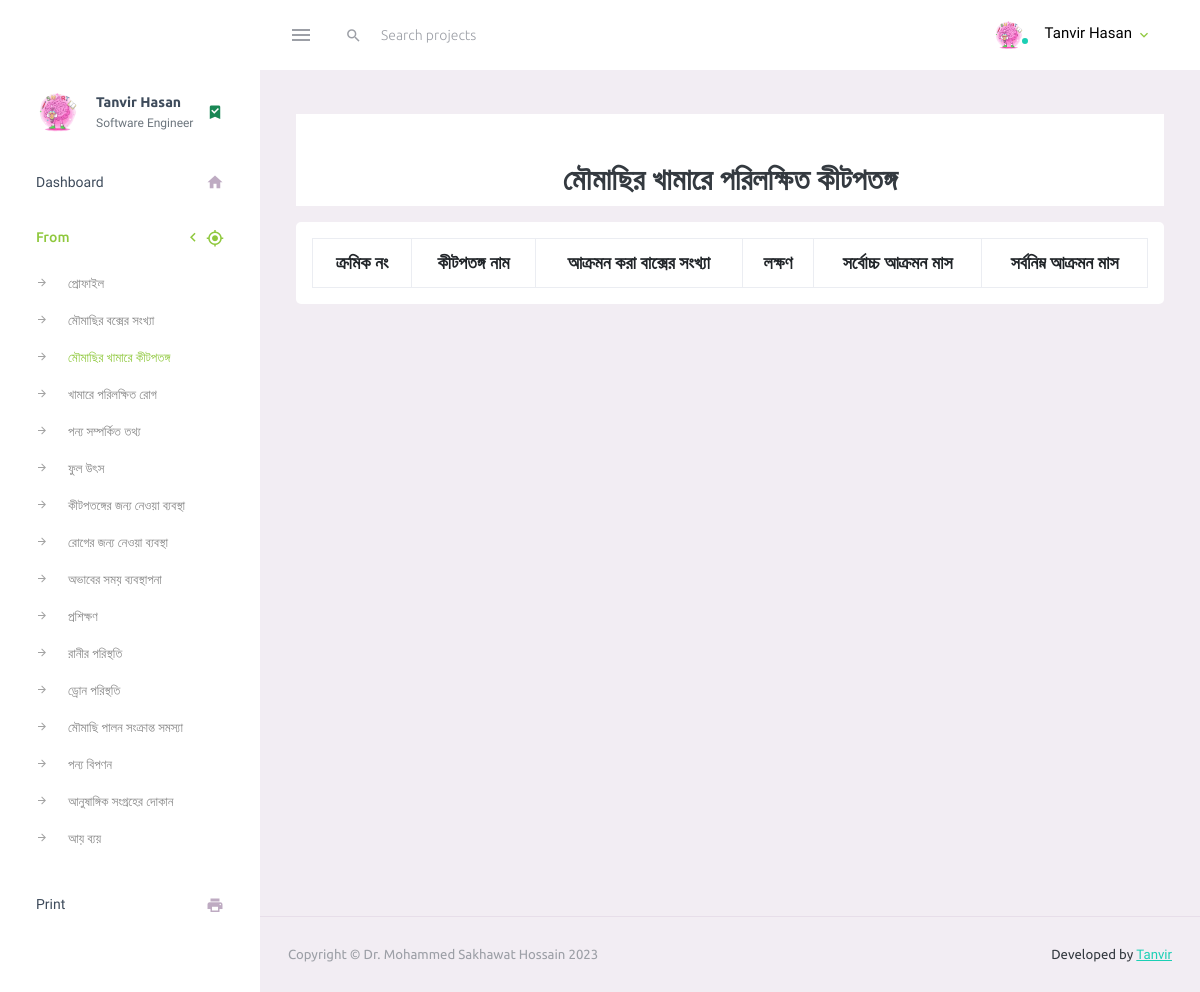
/kitpotong_f12.php (signed in), run on an earlier commit of the app's database.
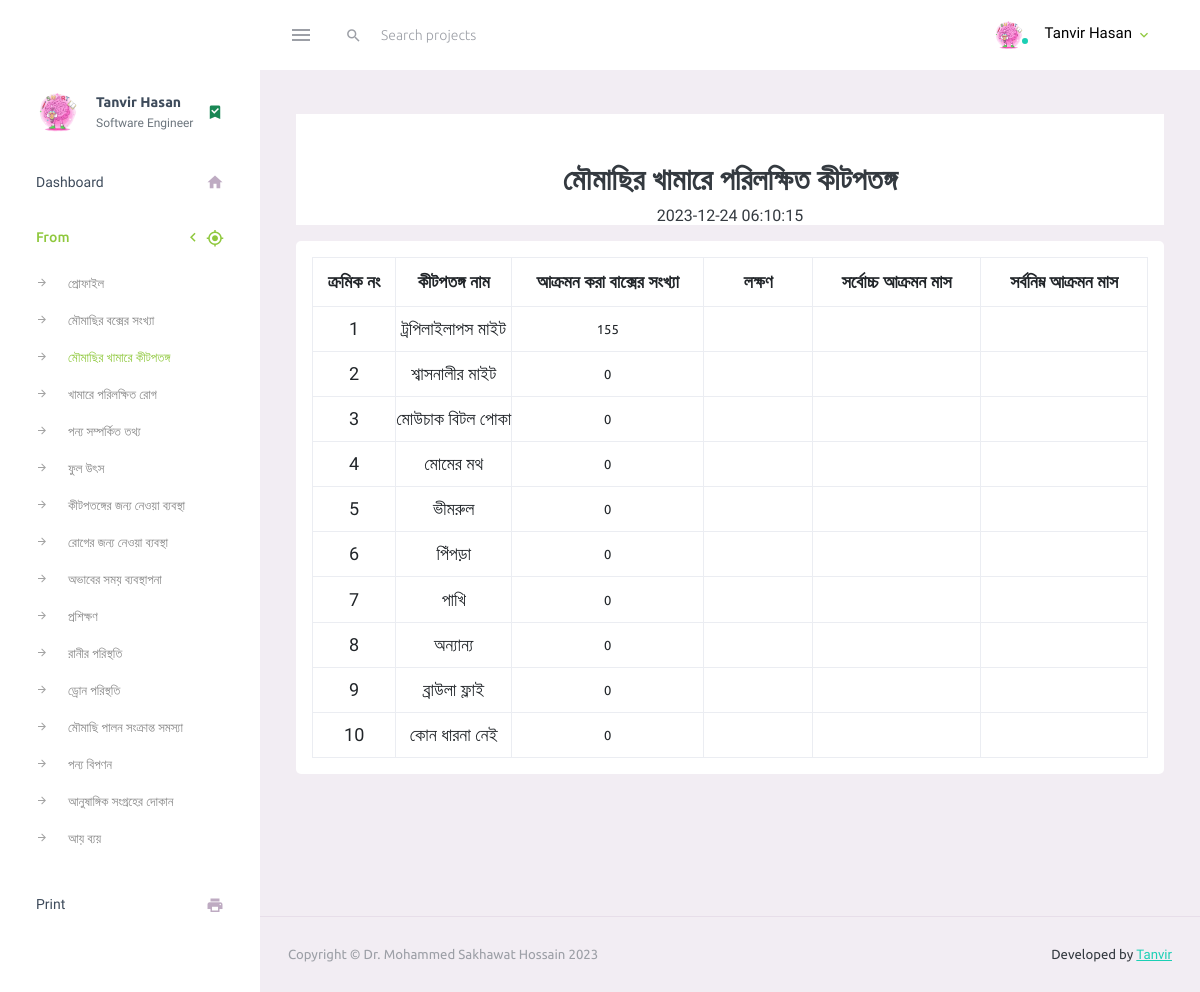
And on a later commit of the database.
### tables this page shows
CREATE TABLE `kitpotung_porilokhito_12` (
  `id` int(10) NOT NULL,
  `user_id` int(10) NOT NULL,
  `kitpotoner_name` varchar(155) NOT NULL,
  `box_sokha` int(10) NOT NULL,
  `lokkhon` varchar(255) NOT NULL,
  `max_akromon_mas` varchar(500) NOT NULL,
  `mini_akromon_mas` varchar(500) NOT NULL,
  `lastupdated` timestamp NOT NULL DEFAULT current_timestamp() ON UPDATE current_timestamp()
);

### config/function.php (called while the page is built, shortened)
<?php
function SelectData($TableName, $moresql){
    global $conn;
    $sql = "SELECT * FROM $TableName $moresql";
    $select = mysqli_query($conn, $sql);
    return $select;
}
function UserData($id, $data){
    $row = SelectData("fls_users", "WHERE user_id='$id'")->fetch_object();
    return $row->$data;
}
?>

### kitpotong_f12.php (the view, shortened to what this page needs)
<?php
require_once "inc/header.php";
?>
<div class="row justify-content-md-center">
    <div class="col-12">
        <div class="text-center bg-white table-title">
            <h2 class="p-2 m-0 pt-5">মৌমাছির খামারে পরিলক্ষিত কীটপতঙ্গ</h2>
            <?php
            $data = SelectData('kitpotung_porilokhito_12', "WHERE user_id='$id_user'");
            echo $data->fetch_object()->lastupdated;
            ?>
        </div>
        <div class="card p-3 form_tabkle">
            <table class="table table-bordered">
                <tr>
                    <th>ক্রমিক নং</th>
                    <th>কীটপতঙ্গ নাম</th>
                    <th>আক্রমন করা বাক্সের সংখ্যা</th>
                    <th>লক্ষণ</th>
                    <th>সর্বোচ্চ আক্রমন মাস</th>
                    <th>সর্বনিম্ন আক্রমন মাস</th>
                </tr>
                <?php
                $i = 1;
                while ($row = $data->fetch_object()) { ?>
                    <form method="POST">
                        <tr>
                            <td><?= $i++; ?></td>
                            <td>
                                <?= $row->kitpotoner_name ?>
                            </td>
                            <td><input type="text" id="box_sokha_<?php echo $row->id ?>" name="box_sokha" value="<?= $row->box_sokha ?>" class="form-control"></td>
                            <td><input type="text" id="lokkhon_<?php echo $row->id ?>" name="lokkhon" value="<?= $row->lokkhon ?>" class="form-control"></td>
                            <td><input type="text" id="max_akromon_mas_<?php echo $row->id ?>" name="max_akromon_mas" value="<?= $row->max_akromon_mas ?>" class="form-control"></td>
                            <td><input type="text" id="mini_akromon_mas_<?php echo $row->id ?>" name="mini_akromon_mas" value="<?php echo $row->mini_akromon_mas ?>" class="form-control"></td>
                        </tr>
                    </form>
                <?php } ?>
            </table>
        </div>
    </div>
</div>
<?php require_once "inc/footer.php" ?>

### inc/header.php (shortened to what this page needs)
<?php
if (!isset($_SESSION['admin_user'])) {
  echo "<script> location.replace('login.php')</script>";
} else {
  $id_user = $_SESSION['userid'];
}
require_once "config/db_conn.php";
require_once "config/function.php";
?>
<!DOCTYPE html>
<html lang="en">
<head>
  <link rel="stylesheet" href="assets/vendors/mdi/css/materialdesignicons.min.css">
  <link rel="stylesheet" href="assets/vendors/css/vendor.bundle.base.css">
  <link rel="stylesheet" href="assets/css/style.css">
</head>
<body>
  <div class="container-scroller">
    <nav class="navbar default-layout-navbar col-lg-12 col-12 p-0 fixed-top d-flex flex-row">
      <div class="text-center navbar-brand-wrapper d-flex align-items-center justify-content-center">
      </div>
      <div class="navbar-menu-wrapper d-flex align-items-stretch">
        <button class="navbar-toggler navbar-toggler align-self-center" type="button" data-toggle="minimize">
          <span class="mdi mdi-menu"></span>
        </button>
        <div class="search-field d-none d-md-block">
          <form class="d-flex align-items-center h-100" action="#">
            <div class="input-group">
              <div class="input-group-prepend bg-transparent">
                <i class="input-group-text border-0 mdi mdi-magnify"></i>
              </div>
              <input type="text" class="form-control bg-transparent border-0" placeholder="Search projects">
            </div>
          </form>
        </div>
        <ul class="navbar-nav navbar-nav-right">
          <li class="nav-item nav-profile dropdown">
            <a class="nav-link dropdown-toggle" id="profileDropdown" href="#" data-bs-toggle="dropdown" aria-expanded="false">
              <div class="nav-profile-img">
                <img src="assets/images/faces/<?= UserData($id_user, 'profile_pic') ?>" alt="image">
                <span class="availability-status online"></span>
              </div>
              <div class="nav-profile-text">
                <p class="mb-1 text-black"><?= UserData($id_user, 'name') ?></p>
              </div>
            </a>
          </li>
        </ul>
      </div>
    </nav>
    <div class="container-fluid page-body-wrapper">
      <?php require_once "sidebar.php" ?>
      <div class="main-panel">
        <div class="content-wrapper">

### inc/sidebar.php (shortened to what this page needs)
<nav class="sidebar sidebar-offcanvas" id="sidebar">
  <ul class="nav">
    <li class="nav-item nav-profile">
      <a href="#" class="nav-link">
        <div class="nav-profile-image">
          <img src="assets/images/faces/<?= UserData($id_user, 'profile_pic') ?>" alt="profile">
        </div>
        <div class="nav-profile-text d-flex flex-column">
          <span class="font-weight-bold mb-2"><?= UserData($id_user, 'name') ?></span>
          <span class="text-secondary text-small"><?= UserData($id_user, 'user_dregination') ?></span>
        </div>
        <i class="mdi mdi-bookmark-check text-success nav-profile-badge"></i>
      </a>
    </li>
    <li class="nav-item">
      <a class="nav-link" href="index.php">
        <span class="menu-title">Dashboard</span>
        <i class="mdi mdi-home menu-icon"></i>
      </a>
    </li>
    <li class="nav-item">
      <a class="nav-link" data-bs-toggle="collapse" href="#ui-basic" aria-expanded="false" aria-controls="ui-basic">
        <span class="menu-title">From</span>
        <i class="menu-arrow"></i>
        <i class="mdi mdi-crosshairs-gps menu-icon"></i>
      </a>
      <div class="collapse" id="ui-basic">
        <ul class="nav flex-column sub-menu">
          <?php if (UserData($id_user, 'name') != '') { ?>
            <li class="nav-item"> <a class="nav-link" href="new_user.php">প্রোফাইল</a></li>
            <li class="nav-item"> <a class="nav-link" href="zoripyer_11.php">মৌমাছির বক্সের সংখ্যা</a></li>
            <li class="nav-item"> <a class="nav-link" href="kitpotong_f12.php">মৌমাছির খামারে কীটপতঙ্গ</a></li>
            <li class="nav-item"> <a class="nav-link" href="khamer_rug13.php">খামারে পরিলক্ষিত রোগ</a></li>
            <li class="nav-item"> <a class="nav-link" href="product_info17.php">পন্য সম্পর্কিত তথ্য</a></li>
            <li class="nav-item"> <a class="nav-link" href="fuler_utts18.php">ফুল উৎস</a></li>
            <li class="nav-item"> <a class="nav-link" href="bebostha_neya19.php">কীটপতঙ্গের জন্য নেওয়া ব্যবস্থা</a></li>
            <li class="nav-item"> <a class="nav-link" href="ruger_bebostha20.php">রোগের জন্য নেওয়া ব্যবস্থা</a></li>
            <li class="nav-item"> <a class="nav-link" href="dearth_period21.php">অভাবের সময় ব্যবস্থাপনা</a></li>
            <li class="nav-item"> <a class="nav-link" href="training_23.php">প্রশিক্ষণ</a></li>
            <li class="nav-item"> <a class="nav-link" href="rani_24.php">রানীর পরিস্থতি</a></li>
            <li class="nav-item"> <a class="nav-link" href="raza_25.php">ড্রোন পরিস্থতি</a></li>
            <li class="nav-item"> <a class="nav-link" href="lalun_palon_somosa_26.php">মৌমাছি পালন সংক্রান্ত সমস্যা</a></li>
            <li class="nav-item"> <a class="nav-link" href="pruduct_sell_27.php">পন্য বিপণন</a></li>
            <li class="nav-item"> <a class="nav-link" href="masipaloner_dukal_36.php">আনুষাঙ্গিক সংগ্রহের দোকান</a></li>
            <li class="nav-item"> <a class="nav-link" href="ay_vey.php">আয় ব্যয়</a></li>
          <?php } else { ?>
            <li class="nav-item"> <a class="nav-link" href="new_user.php">প্রোফাইল</a></li>
          <?php } ?>
        </ul>
      </div>
    </li>
    <?php if (UserData($id_user, 'name') != '') { ?>
      <li class="nav-item">
        <a class="nav-link" href="print.php?id=<?= UserData($id_user, 'user_id') ?>" target="null">
          <span class="menu-title">Print</span>
          <i class="mdi mdi-printer menu-icon"></i>
        </a>
      </li>
    <?php } ?>
  </ul>
</nav>

### inc/footer.php (shortened to what this page needs)
</div>
<footer class="footer">
  <div class="container-fluid d-flex justify-content-between">
    <span class="text-muted d-block text-center text-sm-start d-sm-inline-block">Copyright © Dr. Mohammed Sakhawat Hossain <?php echo date('Y') ?></span>
    <span class="float-none float-sm-end mt-1 mt-sm-0 text-end"> Developed by <a href="https://www.tanvirr.com" target="_blank">Tanvir </a></span>
  </div>
</footer>
</div>
</div>
</div>
</body>
</html>

What changed in the data, as far as the page shows it:
added kitpotung_porilokhito_12: lastupdated "2023-12-24 06:10:15"
added kitpotung_porilokhito_12: kitpotoner_name "ট্রপিলাইলাপস মাইট", box_sokha "155"
added kitpotung_porilokhito_12: kitpotoner_name "শ্বাসনালীর মাইট", box_sokha "0"
added kitpotung_porilokhito_12: kitpotoner_name "মোউচাক বিটল পোকা", box_sokha "0"
added kitpotung_porilokhito_12: kitpotoner_name "মোমের মথ", box_sokha "0"
added kitpotung_porilokhito_12: kitpotoner_name "ভীমরুল", box_sokha "0"
added kitpotung_porilokhito_12: kitpotoner_name "পিঁপড়া", box_sokha "0"
added kitpotung_porilokhito_12: kitpotoner_name "পাখি", box_sokha "0"
added kitpotung_porilokhito_12: kitpotoner_name "অন্যান্য", box_sokha "0"
added kitpotung_porilokhito_12: kitpotoner_name "ব্রাউলা ফ্লাই", box_sokha "0"
added kitpotung_porilokhito_12: kitpotoner_name "কোন ধারনা নেই", box_sokha "0"
